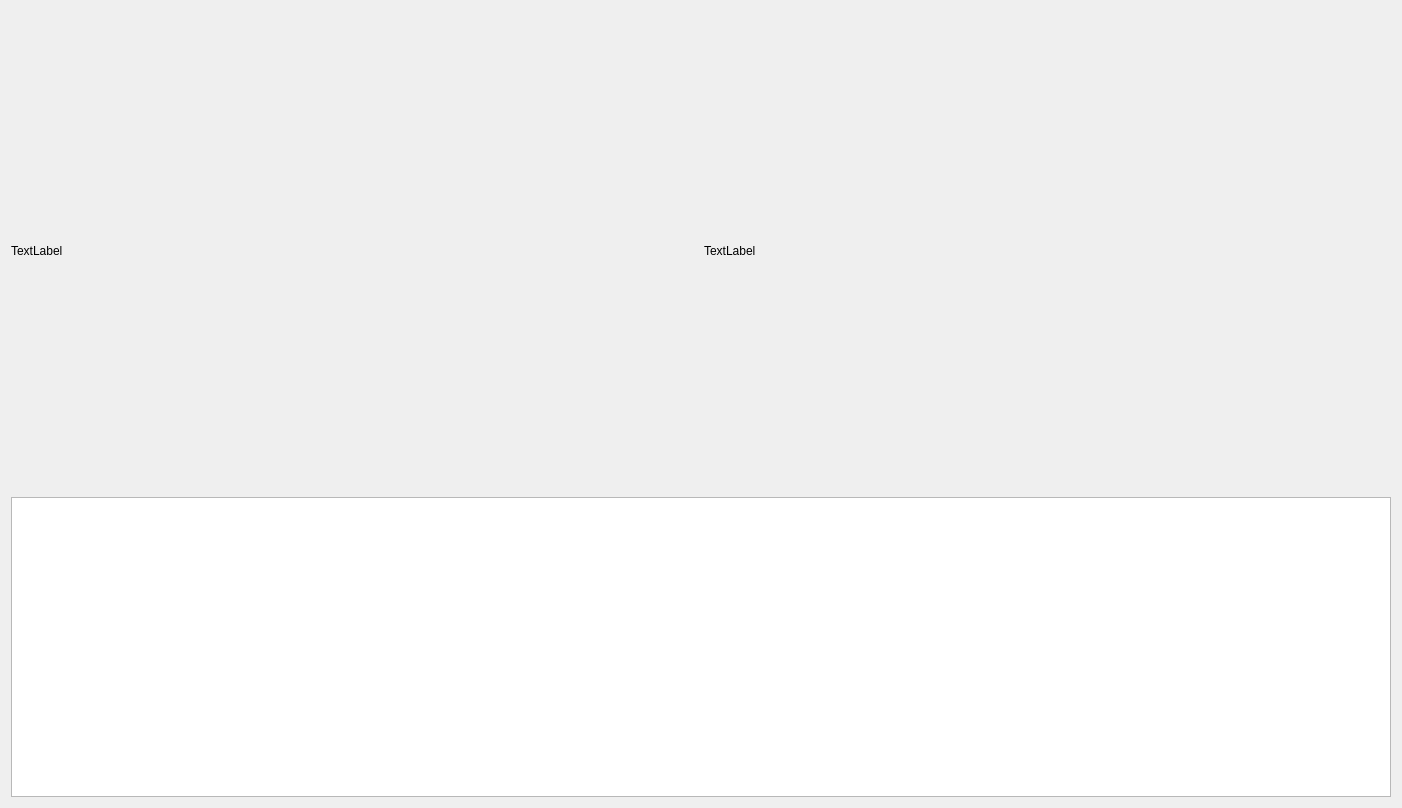
<?xml version="1.0" encoding="UTF-8"?>
<ui version="4.0">
 <class>guiDlg</class>
 <widget class="QWidget" name="guiDlg">
  <property name="geometry">
   <rect>
    <x>0</x>
    <y>0</y>
    <width>1402</width>
    <height>752</height>
   </rect>
  </property>
  <property name="windowTitle">
   <string>ComponentSM</string>
  </property>
  <layout class="QVBoxLayout" name="verticalLayout">
   <item>
    <layout class="QHBoxLayout" name="horizontalLayout">
     <item>
      <widget class="QLabel" name="label_img_left">
       <property name="minimumSize">
        <size>
         <width>640</width>
         <height>480</height>
        </size>
       </property>
       <property name="text">
        <string>TextLabel</string>
       </property>
      </widget>
     </item>
     <item>
      <widget class="QLabel" name="label_img_right">
       <property name="minimumSize">
        <size>
         <width>640</width>
         <height>480</height>
        </size>
       </property>
       <property name="text">
        <string>TextLabel</string>
       </property>
      </widget>
     </item>
    </layout>
   </item>
   <item>
    <widget class="QGraphicsView" name="graphicsView">
     <property name="minimumSize">
      <size>
       <width>0</width>
       <height>300</height>
      </size>
     </property>
    </widget>
   </item>
  </layout>
 </widget>
 <resources/>
 <connections/>
</ui>
